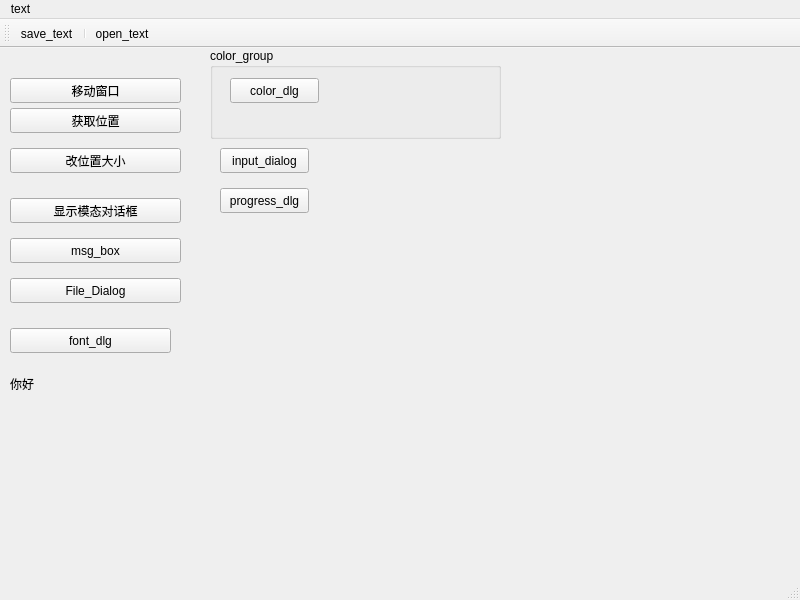
<?xml version="1.0" encoding="UTF-8"?>
<ui version="4.0">
 <class>MainWindow</class>
 <widget class="QMainWindow" name="MainWindow">
  <property name="geometry">
   <rect>
    <x>0</x>
    <y>0</y>
    <width>800</width>
    <height>600</height>
   </rect>
  </property>
  <property name="windowTitle">
   <string>MainWindow</string>
  </property>
  <widget class="QWidget" name="centralwidget">
   <widget class="QPushButton" name="move_btn">
    <property name="geometry">
     <rect>
      <x>10</x>
      <y>30</y>
      <width>171</width>
      <height>25</height>
     </rect>
    </property>
    <property name="text">
     <string>移动窗口</string>
    </property>
   </widget>
   <widget class="QPushButton" name="get_pose">
    <property name="geometry">
     <rect>
      <x>10</x>
      <y>60</y>
      <width>171</width>
      <height>25</height>
     </rect>
    </property>
    <property name="text">
     <string>获取位置</string>
    </property>
   </widget>
   <widget class="QPushButton" name="change">
    <property name="geometry">
     <rect>
      <x>10</x>
      <y>100</y>
      <width>171</width>
      <height>25</height>
     </rect>
    </property>
    <property name="text">
     <string>改位置大小</string>
    </property>
   </widget>
   <widget class="QPushButton" name="modaldlg">
    <property name="geometry">
     <rect>
      <x>10</x>
      <y>150</y>
      <width>171</width>
      <height>25</height>
     </rect>
    </property>
    <property name="text">
     <string>显示模态对话框</string>
    </property>
   </widget>
   <widget class="QPushButton" name="msgbox">
    <property name="geometry">
     <rect>
      <x>10</x>
      <y>190</y>
      <width>171</width>
      <height>25</height>
     </rect>
    </property>
    <property name="text">
     <string>msg_box</string>
    </property>
   </widget>
   <widget class="QPushButton" name="file_dialog">
    <property name="geometry">
     <rect>
      <x>10</x>
      <y>230</y>
      <width>171</width>
      <height>25</height>
     </rect>
    </property>
    <property name="text">
     <string>File_Dialog</string>
    </property>
   </widget>
   <widget class="QPushButton" name="font_dlg">
    <property name="geometry">
     <rect>
      <x>10</x>
      <y>280</y>
      <width>161</width>
      <height>25</height>
     </rect>
    </property>
    <property name="text">
     <string>font_dlg</string>
    </property>
   </widget>
   <widget class="QLabel" name="fontlabel">
    <property name="geometry">
     <rect>
      <x>10</x>
      <y>310</y>
      <width>91</width>
      <height>51</height>
     </rect>
    </property>
    <property name="text">
     <string>你好</string>
    </property>
   </widget>
   <widget class="QGroupBox" name="color_group">
    <property name="geometry">
     <rect>
      <x>210</x>
      <y>0</y>
      <width>291</width>
      <height>91</height>
     </rect>
    </property>
    <property name="title">
     <string>color_group</string>
    </property>
    <widget class="QPushButton" name="color_dlg">
     <property name="geometry">
      <rect>
       <x>20</x>
       <y>30</y>
       <width>89</width>
       <height>25</height>
      </rect>
     </property>
     <property name="text">
      <string>color_dlg</string>
     </property>
    </widget>
    <widget class="QLabel" name="color_label">
     <property name="geometry">
      <rect>
       <x>120</x>
       <y>30</y>
       <width>131</width>
       <height>17</height>
      </rect>
     </property>
     <property name="text">
      <string/>
     </property>
    </widget>
   </widget>
   <widget class="QPushButton" name="input_dialog">
    <property name="geometry">
     <rect>
      <x>220</x>
      <y>100</y>
      <width>89</width>
      <height>25</height>
     </rect>
    </property>
    <property name="text">
     <string>input_dialog</string>
    </property>
   </widget>
   <widget class="QPushButton" name="progress_dlg">
    <property name="geometry">
     <rect>
      <x>220</x>
      <y>140</y>
      <width>89</width>
      <height>25</height>
     </rect>
    </property>
    <property name="text">
     <string>progress_dlg</string>
    </property>
   </widget>
  </widget>
  <widget class="QMenuBar" name="menubar">
   <property name="geometry">
    <rect>
     <x>0</x>
     <y>0</y>
     <width>800</width>
     <height>27</height>
    </rect>
   </property>
   <widget class="QMenu" name="menutext">
    <property name="title">
     <string>text</string>
    </property>
    <addaction name="open_action"/>
    <addaction name="separator"/>
    <addaction name="save_action"/>
   </widget>
   <addaction name="menutext"/>
  </widget>
  <widget class="QStatusBar" name="statusbar"/>
  <widget class="QToolBar" name="toolBar">
   <property name="windowTitle">
    <string>toolBar</string>
   </property>
   <attribute name="toolBarArea">
    <enum>TopToolBarArea</enum>
   </attribute>
   <attribute name="toolBarBreak">
    <bool>false</bool>
   </attribute>
   <addaction name="save_action"/>
   <addaction name="separator"/>
   <addaction name="open_action"/>
  </widget>
  <action name="open_action">
   <property name="text">
    <string>open_text</string>
   </property>
  </action>
  <action name="save_action">
   <property name="text">
    <string>save_text</string>
   </property>
  </action>
 </widget>
 <resources/>
 <connections/>
</ui>
